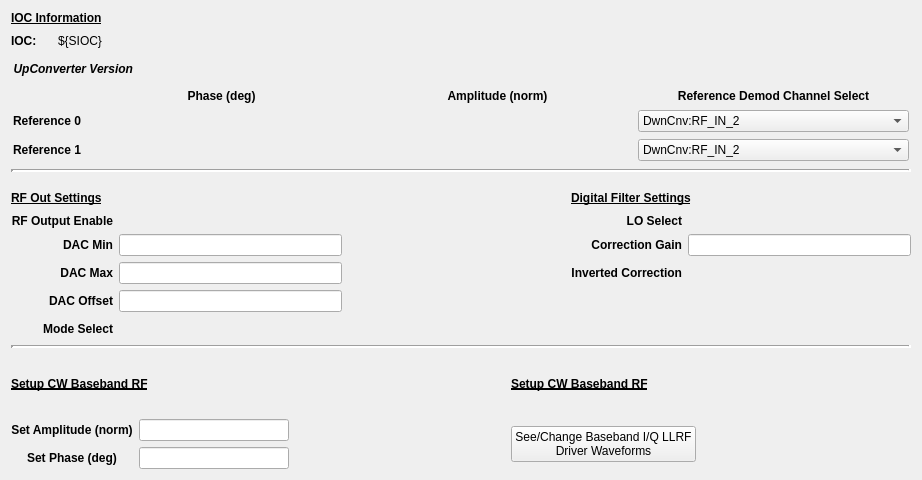
<?xml version="1.0" encoding="UTF-8"?>
<ui version="4.0">
 <class>Form</class>
 <widget class="QWidget" name="Form">
  <property name="geometry">
   <rect>
    <x>0</x>
    <y>0</y>
    <width>922</width>
    <height>480</height>
   </rect>
  </property>
  <property name="windowTitle">
   <string>RF DAC Out - ${DEV}</string>
  </property>
  <layout class="QGridLayout" name="gridLayout_5">
   <item row="1" column="0">
    <layout class="QHBoxLayout" name="horizontalLayout">
     <property name="leftMargin">
      <number>2</number>
     </property>
     <property name="topMargin">
      <number>2</number>
     </property>
     <property name="rightMargin">
      <number>2</number>
     </property>
     <property name="bottomMargin">
      <number>2</number>
     </property>
     <item>
      <widget class="QLabel" name="label">
       <property name="font">
        <font>
         <weight>75</weight>
         <italic>true</italic>
         <bold>true</bold>
        </font>
       </property>
       <property name="text">
        <string>UpConverter Version</string>
       </property>
       <property name="alignment">
        <set>Qt::AlignRight|Qt::AlignTrailing|Qt::AlignVCenter</set>
       </property>
      </widget>
     </item>
     <item>
      <widget class="PyDMLabel" name="PyDMLabel">
       <property name="sizePolicy">
        <sizepolicy hsizetype="Preferred" vsizetype="Minimum">
         <horstretch>0</horstretch>
         <verstretch>0</verstretch>
        </sizepolicy>
       </property>
       <property name="minimumSize">
        <size>
         <width>0</width>
         <height>20</height>
        </size>
       </property>
       <property name="toolTip">
        <string/>
       </property>
       <property name="alarmSensitiveContent" stdset="0">
        <bool>true</bool>
       </property>
       <property name="channel" stdset="0">
        <string>ca://${DEV}:UCNV_VER</string>
       </property>
       <property name="displayFormat" stdset="0">
        <enum>PyDMLabel::Hex</enum>
       </property>
      </widget>
     </item>
     <item>
      <spacer name="horizontalSpacer">
       <property name="orientation">
        <enum>Qt::Horizontal</enum>
       </property>
       <property name="sizeHint" stdset="0">
        <size>
         <width>40</width>
         <height>20</height>
        </size>
       </property>
      </spacer>
     </item>
    </layout>
   </item>
   <item row="0" column="0">
    <layout class="QGridLayout" name="gridLayout_2">
     <item row="0" column="0" colspan="2">
      <widget class="QLabel" name="label_4">
       <property name="font">
        <font>
         <weight>75</weight>
         <bold>true</bold>
         <underline>true</underline>
        </font>
       </property>
       <property name="text">
        <string>IOC Information</string>
       </property>
      </widget>
     </item>
     <item row="1" column="1">
      <widget class="PyDMLabel" name="PyDMLabel_3">
       <property name="toolTip">
        <string/>
       </property>
       <property name="text">
        <string>${SIOC}</string>
       </property>
      </widget>
     </item>
     <item row="1" column="0">
      <widget class="QLabel" name="label_6">
       <property name="font">
        <font>
         <weight>75</weight>
         <bold>true</bold>
        </font>
       </property>
       <property name="text">
        <string>IOC: </string>
       </property>
      </widget>
     </item>
     <item row="1" column="2">
      <spacer name="horizontalSpacer_5">
       <property name="orientation">
        <enum>Qt::Horizontal</enum>
       </property>
       <property name="sizeHint" stdset="0">
        <size>
         <width>40</width>
         <height>20</height>
        </size>
       </property>
      </spacer>
     </item>
    </layout>
   </item>
   <item row="8" column="0">
    <widget class="Line" name="line_2">
     <property name="lineWidth">
      <number>3</number>
     </property>
     <property name="orientation">
      <enum>Qt::Horizontal</enum>
     </property>
    </widget>
   </item>
   <item row="2" column="0">
    <layout class="QGridLayout" name="gridLayout">
     <property name="leftMargin">
      <number>2</number>
     </property>
     <property name="topMargin">
      <number>2</number>
     </property>
     <property name="rightMargin">
      <number>2</number>
     </property>
     <property name="bottomMargin">
      <number>2</number>
     </property>
     <property name="horizontalSpacing">
      <number>5</number>
     </property>
     <property name="verticalSpacing">
      <number>7</number>
     </property>
     <item row="0" column="2">
      <widget class="QLabel" name="label_7">
       <property name="sizePolicy">
        <sizepolicy hsizetype="Preferred" vsizetype="Preferred">
         <horstretch>1</horstretch>
         <verstretch>0</verstretch>
        </sizepolicy>
       </property>
       <property name="font">
        <font>
         <weight>75</weight>
         <bold>true</bold>
        </font>
       </property>
       <property name="text">
        <string>Amplitude (norm)</string>
       </property>
       <property name="alignment">
        <set>Qt::AlignCenter</set>
       </property>
      </widget>
     </item>
     <item row="0" column="3">
      <widget class="QLabel" name="label_8">
       <property name="sizePolicy">
        <sizepolicy hsizetype="Preferred" vsizetype="Preferred">
         <horstretch>1</horstretch>
         <verstretch>0</verstretch>
        </sizepolicy>
       </property>
       <property name="font">
        <font>
         <weight>75</weight>
         <bold>true</bold>
        </font>
       </property>
       <property name="text">
        <string>Reference Demod Channel Select</string>
       </property>
       <property name="alignment">
        <set>Qt::AlignCenter</set>
       </property>
      </widget>
     </item>
     <item row="1" column="3">
      <widget class="PyDMEnumComboBox" name="PyDMEnumComboBox">
       <property name="toolTip">
        <string/>
       </property>
       <property name="channel" stdset="0">
        <string>ca://${DEV}:REF_SELECT0</string>
       </property>
       <item>
        <property name="text">
         <string>DwnCnv:RF_IN_2</string>
        </property>
       </item>
       <item>
        <property name="text">
         <string>DwnCnv:RF_IN_1</string>
        </property>
       </item>
       <item>
        <property name="text">
         <string>DwnCnv:RF_IN_4</string>
        </property>
       </item>
       <item>
        <property name="text">
         <string>DwnCnv:RF_IN_3</string>
        </property>
       </item>
       <item>
        <property name="text">
         <string>DwnCnv:RF_IN_6</string>
        </property>
       </item>
       <item>
        <property name="text">
         <string>DwnCnv:RF_IN_5</string>
        </property>
       </item>
       <item>
        <property name="text">
         <string>UpCnv:RF_IN_2</string>
        </property>
       </item>
       <item>
        <property name="text">
         <string>UpCnv:RF_IN_1</string>
        </property>
       </item>
       <item>
        <property name="text">
         <string>UpCnv:RF_IN_3</string>
        </property>
       </item>
       <item>
        <property name="text">
         <string>UpCnv:RF_OUT_MON</string>
        </property>
       </item>
       <item>
        <property name="text">
         <string>UpCnv:TRIG_MON</string>
        </property>
       </item>
       <item>
        <property name="text">
         <string>UpCnv:DC_IN_1</string>
        </property>
       </item>
      </widget>
     </item>
     <item row="1" column="0">
      <widget class="QLabel" name="label_2">
       <property name="font">
        <font>
         <weight>75</weight>
         <bold>true</bold>
        </font>
       </property>
       <property name="text">
        <string>Reference 0</string>
       </property>
      </widget>
     </item>
     <item row="4" column="0">
      <widget class="QLabel" name="label_3">
       <property name="font">
        <font>
         <weight>75</weight>
         <bold>true</bold>
        </font>
       </property>
       <property name="text">
        <string>Reference 1</string>
       </property>
      </widget>
     </item>
     <item row="1" column="2">
      <widget class="PyDMLabel" name="PyDMLabel_8">
       <property name="toolTip">
        <string/>
       </property>
       <property name="alignment">
        <set>Qt::AlignCenter</set>
       </property>
       <property name="alarmSensitiveContent" stdset="0">
        <bool>true</bool>
       </property>
       <property name="channel" stdset="0">
        <string>ca://${DEV}:REF_AMPL0</string>
       </property>
      </widget>
     </item>
     <item row="4" column="3">
      <widget class="PyDMEnumComboBox" name="PyDMEnumComboBox_2">
       <property name="toolTip">
        <string/>
       </property>
       <property name="channel" stdset="0">
        <string>ca://${DEV}:REF_SELECT1</string>
       </property>
       <item>
        <property name="text">
         <string>DwnCnv:RF_IN_2</string>
        </property>
       </item>
       <item>
        <property name="text">
         <string>DwnCnv:RF_IN_1</string>
        </property>
       </item>
       <item>
        <property name="text">
         <string>DwnCnv:RF_IN_4</string>
        </property>
       </item>
       <item>
        <property name="text">
         <string>DwnCnv:RF_IN_3</string>
        </property>
       </item>
       <item>
        <property name="text">
         <string>DwnCnv:RF_IN_6</string>
        </property>
       </item>
       <item>
        <property name="text">
         <string>DwnCnv:RF_IN_5</string>
        </property>
       </item>
       <item>
        <property name="text">
         <string>UpCnv:RF_IN_2</string>
        </property>
       </item>
       <item>
        <property name="text">
         <string>UpCnv:RF_IN_1</string>
        </property>
       </item>
       <item>
        <property name="text">
         <string>UpCnv:RF_IN_3</string>
        </property>
       </item>
       <item>
        <property name="text">
         <string>UpCnv:RF_OUT_MON</string>
        </property>
       </item>
       <item>
        <property name="text">
         <string>UpCnv:TRIG_MON</string>
        </property>
       </item>
       <item>
        <property name="text">
         <string>UPCnv:DC_IN_1</string>
        </property>
       </item>
      </widget>
     </item>
     <item row="0" column="1">
      <widget class="QLabel" name="label_5">
       <property name="sizePolicy">
        <sizepolicy hsizetype="Preferred" vsizetype="Preferred">
         <horstretch>1</horstretch>
         <verstretch>0</verstretch>
        </sizepolicy>
       </property>
       <property name="font">
        <font>
         <weight>75</weight>
         <bold>true</bold>
        </font>
       </property>
       <property name="text">
        <string>Phase (deg)</string>
       </property>
       <property name="alignment">
        <set>Qt::AlignCenter</set>
       </property>
      </widget>
     </item>
     <item row="4" column="1">
      <widget class="PyDMLabel" name="PyDMLabel_5">
       <property name="toolTip">
        <string/>
       </property>
       <property name="alignment">
        <set>Qt::AlignCenter</set>
       </property>
       <property name="alarmSensitiveContent" stdset="0">
        <bool>true</bool>
       </property>
       <property name="channel" stdset="0">
        <string>ca://${DEV}:REF_PHASE1</string>
       </property>
      </widget>
     </item>
     <item row="4" column="2">
      <widget class="PyDMLabel" name="PyDMLabel_9">
       <property name="toolTip">
        <string/>
       </property>
       <property name="alignment">
        <set>Qt::AlignCenter</set>
       </property>
       <property name="alarmSensitiveContent" stdset="0">
        <bool>true</bool>
       </property>
       <property name="channel" stdset="0">
        <string>ca://${DEV}:REF_AMPL1</string>
       </property>
      </widget>
     </item>
     <item row="1" column="1">
      <widget class="PyDMLabel" name="PyDMLabel_4">
       <property name="toolTip">
        <string/>
       </property>
       <property name="alignment">
        <set>Qt::AlignCenter</set>
       </property>
       <property name="alarmSensitiveContent" stdset="0">
        <bool>true</bool>
       </property>
       <property name="channel" stdset="0">
        <string>ca://${DEV}:REF_PHASE0</string>
       </property>
      </widget>
     </item>
    </layout>
   </item>
   <item row="3" column="0">
    <widget class="Line" name="line">
     <property name="lineWidth">
      <number>3</number>
     </property>
     <property name="orientation">
      <enum>Qt::Horizontal</enum>
     </property>
    </widget>
   </item>
   <item row="4" column="0">
    <layout class="QGridLayout" name="gridLayout_3">
     <property name="topMargin">
      <number>10</number>
     </property>
     <item row="3" column="4">
      <widget class="PyDMEnumButton" name="PyDMEnumButton_8">
       <property name="sizePolicy">
        <sizepolicy hsizetype="Preferred" vsizetype="Fixed">
         <horstretch>0</horstretch>
         <verstretch>0</verstretch>
        </sizepolicy>
       </property>
       <property name="minimumSize">
        <size>
         <width>0</width>
         <height>0</height>
        </size>
       </property>
       <property name="maximumSize">
        <size>
         <width>16777215</width>
         <height>30</height>
        </size>
       </property>
       <property name="toolTip">
        <string/>
       </property>
       <property name="channel" stdset="0">
        <string>ca://${DEV}:INVREFCORRECTION</string>
       </property>
       <property name="orientation" stdset="0">
        <enum>Qt::Horizontal</enum>
       </property>
       <property name="marginTop" stdset="0">
        <number>0</number>
       </property>
       <property name="marginBottom" stdset="0">
        <number>0</number>
       </property>
       <property name="marginLeft" stdset="0">
        <number>0</number>
       </property>
       <property name="marginRight" stdset="0">
        <number>0</number>
       </property>
       <property name="horizontalSpacing" stdset="0">
        <number>0</number>
       </property>
       <property name="verticalSpacing" stdset="0">
        <number>0</number>
       </property>
      </widget>
     </item>
     <item row="1" column="0">
      <widget class="QLabel" name="label_11">
       <property name="font">
        <font>
         <weight>75</weight>
         <bold>true</bold>
        </font>
       </property>
       <property name="styleSheet">
        <string notr="true"/>
       </property>
       <property name="text">
        <string>RF Output Enable</string>
       </property>
       <property name="alignment">
        <set>Qt::AlignRight|Qt::AlignTrailing|Qt::AlignVCenter</set>
       </property>
      </widget>
     </item>
     <item row="2" column="4">
      <widget class="PyDMLineEdit" name="PyDMLineEdit_10">
       <property name="sizePolicy">
        <sizepolicy hsizetype="Expanding" vsizetype="Fixed">
         <horstretch>0</horstretch>
         <verstretch>0</verstretch>
        </sizepolicy>
       </property>
       <property name="toolTip">
        <string/>
       </property>
       <property name="alignment">
        <set>Qt::AlignCenter</set>
       </property>
       <property name="alarmSensitiveContent" stdset="0">
        <bool>true</bool>
       </property>
       <property name="channel" stdset="0">
        <string>ca://${DEV}:RFDACCORRGAIN</string>
       </property>
      </widget>
     </item>
     <item row="0" column="0" colspan="2">
      <widget class="QLabel" name="label_26">
       <property name="font">
        <font>
         <weight>75</weight>
         <italic>false</italic>
         <bold>true</bold>
         <underline>true</underline>
        </font>
       </property>
       <property name="text">
        <string>RF Out Settings</string>
       </property>
       <property name="alignment">
        <set>Qt::AlignLeading|Qt::AlignLeft|Qt::AlignVCenter</set>
       </property>
      </widget>
     </item>
     <item row="1" column="4">
      <widget class="PyDMEnumButton" name="PyDMEnumButton_7">
       <property name="sizePolicy">
        <sizepolicy hsizetype="Preferred" vsizetype="Fixed">
         <horstretch>0</horstretch>
         <verstretch>0</verstretch>
        </sizepolicy>
       </property>
       <property name="minimumSize">
        <size>
         <width>0</width>
         <height>0</height>
        </size>
       </property>
       <property name="maximumSize">
        <size>
         <width>16777215</width>
         <height>30</height>
        </size>
       </property>
       <property name="toolTip">
        <string/>
       </property>
       <property name="channel" stdset="0">
        <string>ca://${DEV}:LO_SELECT</string>
       </property>
       <property name="orientation" stdset="0">
        <enum>Qt::Horizontal</enum>
       </property>
       <property name="marginTop" stdset="0">
        <number>0</number>
       </property>
       <property name="marginBottom" stdset="0">
        <number>0</number>
       </property>
       <property name="marginLeft" stdset="0">
        <number>0</number>
       </property>
       <property name="marginRight" stdset="0">
        <number>0</number>
       </property>
       <property name="horizontalSpacing" stdset="0">
        <number>0</number>
       </property>
       <property name="verticalSpacing" stdset="0">
        <number>0</number>
       </property>
      </widget>
     </item>
     <item row="2" column="0">
      <widget class="QLabel" name="label_28">
       <property name="font">
        <font>
         <weight>75</weight>
         <bold>true</bold>
        </font>
       </property>
       <property name="text">
        <string>DAC Min</string>
       </property>
       <property name="alignment">
        <set>Qt::AlignRight|Qt::AlignTrailing|Qt::AlignVCenter</set>
       </property>
      </widget>
     </item>
     <item row="0" column="3" colspan="2">
      <widget class="QLabel" name="label_27">
       <property name="font">
        <font>
         <weight>75</weight>
         <italic>false</italic>
         <bold>true</bold>
         <underline>true</underline>
        </font>
       </property>
       <property name="text">
        <string>Digital Filter Settings</string>
       </property>
       <property name="alignment">
        <set>Qt::AlignLeading|Qt::AlignLeft|Qt::AlignVCenter</set>
       </property>
      </widget>
     </item>
     <item row="0" column="2">
      <spacer name="horizontalSpacer_3">
       <property name="orientation">
        <enum>Qt::Horizontal</enum>
       </property>
       <property name="sizeHint" stdset="0">
        <size>
         <width>40</width>
         <height>20</height>
        </size>
       </property>
      </spacer>
     </item>
     <item row="3" column="0">
      <widget class="QLabel" name="label_32">
       <property name="font">
        <font>
         <weight>75</weight>
         <bold>true</bold>
        </font>
       </property>
       <property name="text">
        <string>DAC Max</string>
       </property>
       <property name="alignment">
        <set>Qt::AlignRight|Qt::AlignTrailing|Qt::AlignVCenter</set>
       </property>
      </widget>
     </item>
     <item row="3" column="3">
      <widget class="QLabel" name="label_31">
       <property name="font">
        <font>
         <weight>75</weight>
         <bold>true</bold>
        </font>
       </property>
       <property name="styleSheet">
        <string notr="true"/>
       </property>
       <property name="text">
        <string>Inverted Correction</string>
       </property>
       <property name="alignment">
        <set>Qt::AlignRight|Qt::AlignTrailing|Qt::AlignVCenter</set>
       </property>
      </widget>
     </item>
     <item row="5" column="0">
      <widget class="QLabel" name="label_12">
       <property name="font">
        <font>
         <weight>75</weight>
         <bold>true</bold>
        </font>
       </property>
       <property name="styleSheet">
        <string notr="true"/>
       </property>
       <property name="text">
        <string>Mode Select</string>
       </property>
       <property name="alignment">
        <set>Qt::AlignRight|Qt::AlignTrailing|Qt::AlignVCenter</set>
       </property>
      </widget>
     </item>
     <item row="4" column="0">
      <widget class="QLabel" name="label_33">
       <property name="font">
        <font>
         <weight>75</weight>
         <bold>true</bold>
        </font>
       </property>
       <property name="text">
        <string>DAC Offset</string>
       </property>
       <property name="alignment">
        <set>Qt::AlignRight|Qt::AlignTrailing|Qt::AlignVCenter</set>
       </property>
      </widget>
     </item>
     <item row="2" column="3">
      <widget class="QLabel" name="label_30">
       <property name="font">
        <font>
         <weight>75</weight>
         <bold>true</bold>
        </font>
       </property>
       <property name="styleSheet">
        <string notr="true"/>
       </property>
       <property name="text">
        <string>Correction Gain</string>
       </property>
       <property name="alignment">
        <set>Qt::AlignRight|Qt::AlignTrailing|Qt::AlignVCenter</set>
       </property>
      </widget>
     </item>
     <item row="1" column="3">
      <widget class="QLabel" name="label_29">
       <property name="font">
        <font>
         <weight>75</weight>
         <bold>true</bold>
        </font>
       </property>
       <property name="styleSheet">
        <string notr="true"/>
       </property>
       <property name="text">
        <string>LO Select</string>
       </property>
       <property name="alignment">
        <set>Qt::AlignRight|Qt::AlignTrailing|Qt::AlignVCenter</set>
       </property>
      </widget>
     </item>
     <item row="4" column="1">
      <widget class="PyDMLineEdit" name="PyDMLineEdit_12">
       <property name="toolTip">
        <string/>
       </property>
       <property name="alignment">
        <set>Qt::AlignCenter</set>
       </property>
       <property name="alarmSensitiveContent" stdset="0">
        <bool>true</bool>
       </property>
       <property name="channel" stdset="0">
        <string>ca://${DEV}:RFDACOFFSET</string>
       </property>
      </widget>
     </item>
     <item row="3" column="1">
      <widget class="PyDMLineEdit" name="PyDMLineEdit_11">
       <property name="toolTip">
        <string/>
       </property>
       <property name="alignment">
        <set>Qt::AlignCenter</set>
       </property>
       <property name="alarmSensitiveContent" stdset="0">
        <bool>true</bool>
       </property>
       <property name="channel" stdset="0">
        <string>ca://${DEV}:RFDACMAX</string>
       </property>
      </widget>
     </item>
     <item row="2" column="1">
      <widget class="PyDMLineEdit" name="PyDMLineEdit_8">
       <property name="toolTip">
        <string/>
       </property>
       <property name="alignment">
        <set>Qt::AlignCenter</set>
       </property>
       <property name="alarmSensitiveContent" stdset="0">
        <bool>true</bool>
       </property>
       <property name="channel" stdset="0">
        <string>ca://${DEV}:RFDACMIN</string>
       </property>
      </widget>
     </item>
     <item row="1" column="1">
      <widget class="PyDMEnumButton" name="PyDMEnumButton_3">
       <property name="sizePolicy">
        <sizepolicy hsizetype="Preferred" vsizetype="Fixed">
         <horstretch>0</horstretch>
         <verstretch>0</verstretch>
        </sizepolicy>
       </property>
       <property name="minimumSize">
        <size>
         <width>0</width>
         <height>0</height>
        </size>
       </property>
       <property name="maximumSize">
        <size>
         <width>16777215</width>
         <height>30</height>
        </size>
       </property>
       <property name="toolTip">
        <string/>
       </property>
       <property name="channel" stdset="0">
        <string>ca://${DEV}:RF_ENABLE</string>
       </property>
       <property name="orientation" stdset="0">
        <enum>Qt::Horizontal</enum>
       </property>
       <property name="marginTop" stdset="0">
        <number>0</number>
       </property>
       <property name="marginBottom" stdset="0">
        <number>0</number>
       </property>
       <property name="marginLeft" stdset="0">
        <number>0</number>
       </property>
       <property name="marginRight" stdset="0">
        <number>0</number>
       </property>
       <property name="horizontalSpacing" stdset="0">
        <number>0</number>
       </property>
       <property name="verticalSpacing" stdset="0">
        <number>0</number>
       </property>
      </widget>
     </item>
     <item row="5" column="1">
      <widget class="PyDMLabel" name="PyDMLabel_2">
       <property name="minimumSize">
        <size>
         <width>0</width>
         <height>21</height>
        </size>
       </property>
       <property name="toolTip">
        <string/>
       </property>
       <property name="alignment">
        <set>Qt::AlignCenter</set>
       </property>
       <property name="alarmSensitiveContent" stdset="0">
        <bool>true</bool>
       </property>
       <property name="channel" stdset="0">
        <string>ca://${DEV}:RF_MODE</string>
       </property>
      </widget>
     </item>
    </layout>
   </item>
   <item row="9" column="0">
    <layout class="QGridLayout" name="gridLayout_4">
     <property name="topMargin">
      <number>0</number>
     </property>
     <item row="0" column="2">
      <spacer name="horizontalSpacer_2">
       <property name="orientation">
        <enum>Qt::Horizontal</enum>
       </property>
       <property name="sizeHint" stdset="0">
        <size>
         <width>40</width>
         <height>20</height>
        </size>
       </property>
      </spacer>
     </item>
     <item row="1" column="0">
      <widget class="QLabel" name="label_17">
       <property name="font">
        <font>
         <weight>75</weight>
         <bold>true</bold>
        </font>
       </property>
       <property name="text">
        <string>Set Amplitude (norm)</string>
       </property>
       <property name="alignment">
        <set>Qt::AlignCenter</set>
       </property>
      </widget>
     </item>
     <item row="0" column="3">
      <widget class="QLabel" name="label_25">
       <property name="sizePolicy">
        <sizepolicy hsizetype="Preferred" vsizetype="Preferred">
         <horstretch>0</horstretch>
         <verstretch>0</verstretch>
        </sizepolicy>
       </property>
       <property name="font">
        <font>
         <weight>75</weight>
         <italic>false</italic>
         <bold>true</bold>
         <underline>true</underline>
        </font>
       </property>
       <property name="text">
        <string>Setup CW Baseband RF</string>
       </property>
       <property name="alignment">
        <set>Qt::AlignLeading|Qt::AlignLeft|Qt::AlignVCenter</set>
       </property>
      </widget>
     </item>
     <item row="2" column="0">
      <widget class="QLabel" name="label_16">
       <property name="font">
        <font>
         <weight>75</weight>
         <bold>true</bold>
        </font>
       </property>
       <property name="text">
        <string>Set Phase (deg)</string>
       </property>
       <property name="alignment">
        <set>Qt::AlignCenter</set>
       </property>
      </widget>
     </item>
     <item row="1" column="1">
      <widget class="PyDMLineEdit" name="PyDMLineEdit_4">
       <property name="sizePolicy">
        <sizepolicy hsizetype="Expanding" vsizetype="Fixed">
         <horstretch>1</horstretch>
         <verstretch>1</verstretch>
        </sizepolicy>
       </property>
       <property name="maximumSize">
        <size>
         <width>150</width>
         <height>16777215</height>
        </size>
       </property>
       <property name="toolTip">
        <string/>
       </property>
       <property name="alignment">
        <set>Qt::AlignCenter</set>
       </property>
       <property name="alarmSensitiveContent" stdset="0">
        <bool>true</bool>
       </property>
       <property name="channel" stdset="0">
        <string>ca://${DEV}:BASEBAND_AMPL</string>
       </property>
      </widget>
     </item>
     <item row="0" column="0" colspan="2">
      <widget class="QLabel" name="label_21">
       <property name="sizePolicy">
        <sizepolicy hsizetype="Preferred" vsizetype="Preferred">
         <horstretch>0</horstretch>
         <verstretch>0</verstretch>
        </sizepolicy>
       </property>
       <property name="font">
        <font>
         <weight>75</weight>
         <italic>false</italic>
         <bold>true</bold>
         <underline>true</underline>
        </font>
       </property>
       <property name="text">
        <string>Setup CW Baseband RF</string>
       </property>
       <property name="alignment">
        <set>Qt::AlignLeading|Qt::AlignLeft|Qt::AlignVCenter</set>
       </property>
      </widget>
     </item>
     <item row="2" column="1">
      <widget class="PyDMLineEdit" name="PyDMLineEdit_3">
       <property name="sizePolicy">
        <sizepolicy hsizetype="Expanding" vsizetype="Fixed">
         <horstretch>1</horstretch>
         <verstretch>1</verstretch>
        </sizepolicy>
       </property>
       <property name="maximumSize">
        <size>
         <width>150</width>
         <height>16777215</height>
        </size>
       </property>
       <property name="toolTip">
        <string/>
       </property>
       <property name="alignment">
        <set>Qt::AlignCenter</set>
       </property>
       <property name="alarmSensitiveContent" stdset="0">
        <bool>true</bool>
       </property>
       <property name="channel" stdset="0">
        <string>ca://${DEV}:BASEBAND_PHASE</string>
       </property>
      </widget>
     </item>
     <item row="1" column="3" rowspan="2">
      <widget class="PyDMRelatedDisplayButton" name="PyDMRelatedDisplayButton_9">
       <property name="toolTip">
        <string/>
       </property>
       <property name="text">
        <string>See/Change Baseband I/Q LLRF
Driver Waveforms</string>
       </property>
       <property name="filenames" stdset="0">
        <stringlist>
         <string>hls_complex_window_pau.py</string>
        </stringlist>
       </property>
       <property name="macros" stdset="0">
        <stringlist>
         <string>{&quot;TITLE&quot;:&quot;Baseband I/Q Driver Waveforms&quot;, &quot;LABEL&quot;:&quot;Baseband Waveform&quot;, &quot;R&quot;:&quot;BL&quot;, &quot;N&quot;:&quot;&quot;}</string>
        </stringlist>
       </property>
       <property name="openInNewWindow" stdset="0">
        <bool>true</bool>
       </property>
      </widget>
     </item>
     <item row="0" column="4">
      <spacer name="horizontalSpacer_4">
       <property name="orientation">
        <enum>Qt::Horizontal</enum>
       </property>
       <property name="sizeHint" stdset="0">
        <size>
         <width>40</width>
         <height>20</height>
        </size>
       </property>
      </spacer>
     </item>
    </layout>
   </item>
  </layout>
 </widget>
 <customwidgets>
  <customwidget>
   <class>PyDMLabel</class>
   <extends>QLabel</extends>
   <header>pydm.widgets.label</header>
  </customwidget>
  <customwidget>
   <class>PyDMEnumButton</class>
   <extends>QWidget</extends>
   <header>pydm.widgets.enum_button</header>
  </customwidget>
  <customwidget>
   <class>PyDMEnumComboBox</class>
   <extends>QComboBox</extends>
   <header>pydm.widgets.enum_combo_box</header>
  </customwidget>
  <customwidget>
   <class>PyDMLineEdit</class>
   <extends>QLineEdit</extends>
   <header>pydm.widgets.line_edit</header>
  </customwidget>
  <customwidget>
   <class>PyDMRelatedDisplayButton</class>
   <extends>QPushButton</extends>
   <header>pydm.widgets.related_display_button</header>
  </customwidget>
 </customwidgets>
 <resources/>
 <connections/>
</ui>
